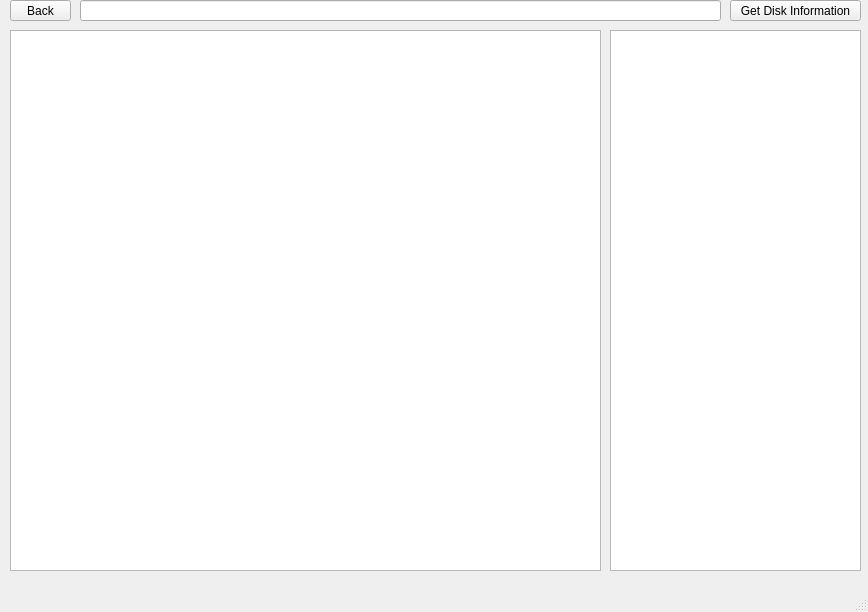
<?xml version="1.0" encoding="UTF-8"?>
<ui version="4.0">
 <class>MainWindow</class>
 <widget class="QMainWindow" name="MainWindow">
  <property name="geometry">
   <rect>
    <x>0</x>
    <y>0</y>
    <width>868</width>
    <height>612</height>
   </rect>
  </property>
  <property name="windowTitle">
   <string>MainWindow</string>
  </property>
  <widget class="QWidget" name="centralwidget">
   <widget class="QTreeView" name="treeView">
    <property name="geometry">
     <rect>
      <x>10</x>
      <y>30</y>
      <width>591</width>
      <height>541</height>
     </rect>
    </property>
   </widget>
   <widget class="QTextEdit" name="folder_att">
    <property name="geometry">
     <rect>
      <x>610</x>
      <y>30</y>
      <width>251</width>
      <height>541</height>
     </rect>
    </property>
   </widget>
   <widget class="QLineEdit" name="lineEdit">
    <property name="geometry">
     <rect>
      <x>80</x>
      <y>0</y>
      <width>641</width>
      <height>21</height>
     </rect>
    </property>
   </widget>
   <widget class="QPushButton" name="disk_info">
    <property name="geometry">
     <rect>
      <x>730</x>
      <y>0</y>
      <width>131</width>
      <height>21</height>
     </rect>
    </property>
    <property name="text">
     <string>Get Disk Information</string>
    </property>
   </widget>
   <widget class="QPushButton" name="backButton">
    <property name="geometry">
     <rect>
      <x>10</x>
      <y>0</y>
      <width>61</width>
      <height>21</height>
     </rect>
    </property>
    <property name="text">
     <string>Back</string>
    </property>
   </widget>
  </widget>
  <widget class="QMenuBar" name="menubar">
   <property name="geometry">
    <rect>
     <x>0</x>
     <y>0</y>
     <width>868</width>
     <height>21</height>
    </rect>
   </property>
  </widget>
  <widget class="QStatusBar" name="statusbar"/>
 </widget>
 <resources/>
 <connections/>
</ui>
